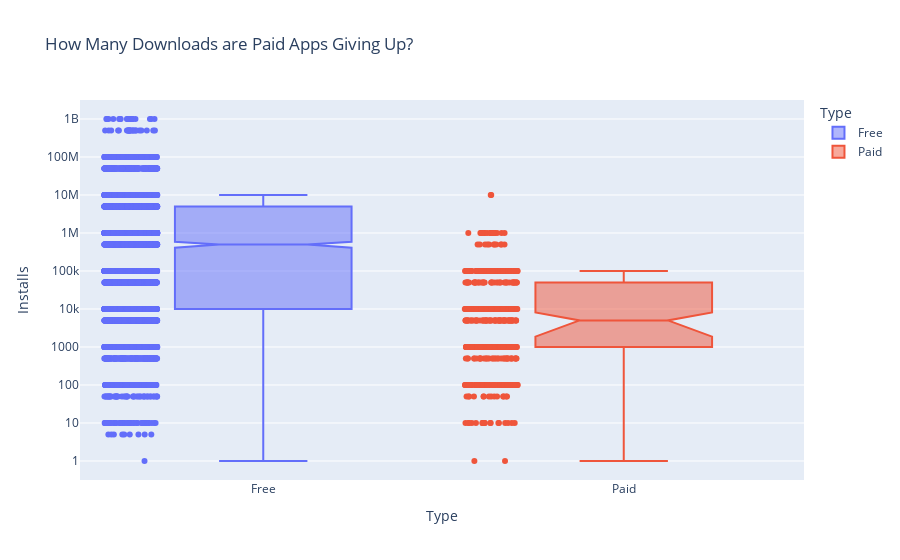

Notebook source saved alongside this figure:
### Markdown cell above
# Plotly Box Plots: Lost Downloads for Paid Apps

**Challenge**: Create a box plot that shows the number of Installs for free versus paid apps. How does the median number of installations compare? Is the difference large or small?

Use the [Box Plots Guide](https://plotly.com/python/box-plots/) and the [.box API reference](https://plotly.com/python-api-reference/generated/plotly.express.box.html) to create the following chart. 

<img src=https://imgur.com/uVsECT3.png>

### Code cell
box = px.box(df_apps_clean,
             y='Installs',
             x='Type',
             color='Type',
             notched=True,
             points='all',
             title='How Many Downloads are Paid Apps Giving Up?')
 
box.update_layout(yaxis=dict(type='log'))
 
box.show()

### Figure 1 — Plotly figure (JSON) as saved in the notebook; plotly's stock layout.template omitted (floating-point values rounded to 4 significant figures; data arrays with more than 128 entries replaced by an {"elided": "..."} marker saying what was removed)
{"data": [{"alignmentgroup": "True", "boxpoints": "all", "hovertemplate": "Type=%{x}<br>Installs=%{y}<extra></extra>", "legendgroup": "Free", "marker": {"color": "#636efa"}, "name": "Free", "notched": true, "offsetgroup": "Free", "orientation": "v", "showlegend": true, "type": "box", "x": {"elided": "7595 str values"}, "x0": " ", "xaxis": "x", "y": {"elided": "7595 int values"}, "y0": " ", "yaxis": "y"}, {"alignmentgroup": "True", "boxpoints": "all", "hovertemplate": "Type=%{x}<br>Installs=%{y}<extra></extra>", "legendgroup": "Paid", "marker": {"color": "#EF553B"}, "name": "Paid", "notched": true, "offsetgroup": "Paid", "orientation": "v", "showlegend": true, "type": "box", "x": {"elided": "604 str values"}, "x0": " ", "xaxis": "x", "y": {"elided": "604 int values"}, "y0": " ", "yaxis": "y"}], "layout": {"autosize": true, "boxmode": "overlay", "legend": {"title": {"text": "Type"}, "tracegroupgap": 0}, "title": {"text": "How Many Downloads are Paid Apps Giving Up?"}, "xaxis": {"anchor": "y", "autorange": true, "categoryarray": ["Free", "Paid"], "categoryorder": "array", "domain": [0, 1], "range": [-0.5066, 1.5], "title": {"text": "Type"}, "type": "category"}, "yaxis": {"anchor": "x", "autorange": true, "domain": [0, 1], "range": [-0.5, 9.5], "title": {"text": "Installs"}, "type": "log"}}}
